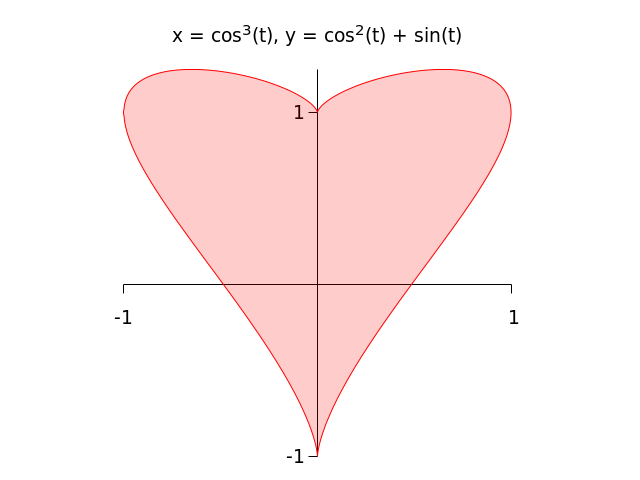

Source code (gnuplot):
#!/usr/bin/env gnuplot
# Daniil Baturin, 2013
# Distributed under CC-Zero

set size square

set samples 500

set terminal pngcairo enhanced font ",14"
set title "x = cos^3(t), y = cos^2(t) + sin(t)"
set out "heart.png"

set key bmargin center horizontal noreverse enhanced box linetype -1 linewidth 1.000

unset border
unset key

set xzeroaxis linetype -1
set yzeroaxis linetype -1

set xtics axis nomirror (-1,1)
set ytics axis nomirror (-1,1)

set style fill transparent solid 0.2 border
set style function filledcurves

set parametric
set trange [0:2*pi]

plot cos(t)**3, cos(t)**2 + sin(t) linetype rgb "red"
